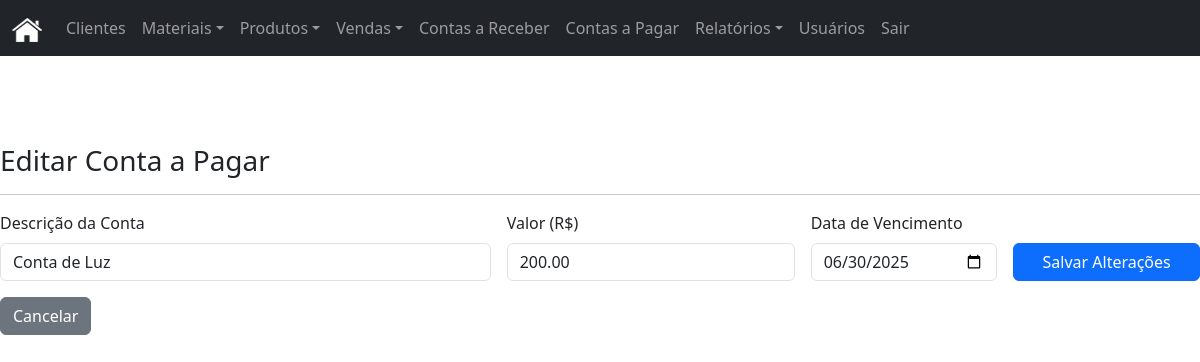
The app's page /index.php?page=contas_pagar/edit&id=3 (signed in) with its own data.
### tables this page shows
CREATE TABLE `contas_a_pagar` (
  `id` int(11) NOT NULL AUTO_INCREMENT,
  `descricao` varchar(255) NOT NULL,
  `valor` decimal(10,2) NOT NULL,
  `data_vencimento` date NOT NULL,
  `status` enum('paga','pendente') NOT NULL DEFAULT 'pendente',
  PRIMARY KEY (`id`)
);

### modulos/contas_pagar/edit.php (the view, shortened to what this page needs)
<?php
$conta_id = $_GET['id'] ?? 0;
$stmt = $pdo->prepare("SELECT * FROM contas_a_pagar WHERE id = ?");
$stmt->execute([$conta_id]);
$conta = $stmt->fetch();
?>
<h3>Editar Conta a Pagar</h3>
<hr>
<form method="POST" action="modulos/contas_pagar/actions.php">
    <div class="row g-3 align-items-end">
        <div class="col-md-5">
            <label for="descricao" class="form-label">Descrição da Conta</label>
            <input type="text" class="form-control" id="descricao" name="descricao" value="<?= htmlspecialchars($conta['descricao']) ?>" required>
        </div>
        <div class="col-md-3">
            <label for="valor" class="form-label">Valor (R$)</label>
            <input type="number" step="0.01" class="form-control" id="valor" name="valor" value="<?= htmlspecialchars($conta['valor']) ?>" required>
        </div>
        <div class="col-md-2">
            <label for="data_vencimento" class="form-label">Data de Vencimento</label>
            <input type="date" class="form-control" id="data_vencimento" name="data_vencimento" value="<?= htmlspecialchars($conta['data_vencimento']) ?>" required>
        </div>
        <div class="col-md-2">
            <button type="submit" class="btn btn-primary w-100">Salvar Alterações</button>
        </div>
    </div>
    <a href="index.php?page=contas_pagar" class="btn btn-secondary mt-3">Cancelar</a>
</form>

### includes/header.php (style rules this page uses)
body { padding-top: 5rem; }

### records on screen
contas_a_pagar: descricao "Conta de Luz", valor "200.00", data_vencimento "06/30/2025"
